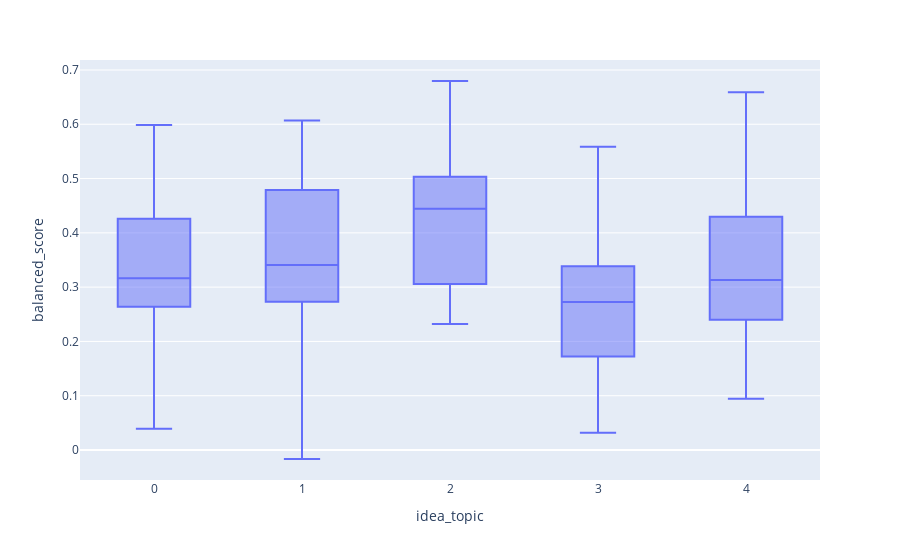

The cell this chart's notebook holds for it:
### Markdown cell above
We plot the balanced scores of all ideas for each topic. It can be clearly seen that no topic is significantly more popular or more loved than any other.

### Code cell
px.box(df, x="idea_topic", y="balanced_score")

### Figure 1 — Plotly figure (JSON) as saved in the notebook; plotly's stock layout.template omitted (floating-point values rounded to 4 significant figures)
{"data": [{"alignmentgroup": "True", "hovertemplate": "idea_topic=%{x}<br>balanced_score=%{y}<extra></extra>", "legendgroup": "", "marker": {"color": "#636efa"}, "name": "", "notched": false, "offsetgroup": "", "orientation": "v", "showlegend": false, "type": "box", "x": [2, 4, 3, 4, 3, 4, 2, 4, 3, 2, 1, 2, 4, 1, 1, 1, 0, 1, 3, 2, 1, 4, 2, 4, 4, 1, 2, 3, 4, 4, 2, 2, 0, 4, 1, 1, 4, 2, 4, 0, 4, 3, 3, 4, 1, 1, 4, 4, 3, 0, 0, 0, 4, 1, 2, 0, 3, 4, 4, 4, 0, 0, 0, 3, 1, 4, 4, 3, 0, 4, 3, 0, 0, 1, 3, 4, 1, 3, 4, 0, 1, 4, 3, 1, 4, 4, 0, 0, 4, 3, 4, 1, 4, 3, 1, 4, 4, 4, 4, 4, 2, 1, 4, 4, 4, 4, 4, 4], "x0": " ", "xaxis": "x", "y": [0.6797, 0.2814, 0.168, 0.5901, 0.4988, 0.4175, 0.3635, 0.3282, 0.4576, 0.593, 0.4127, 0.255, 0.2523, 0.2913, 0.4789, 0.2723, 0.5987, -0.01653, 0.5586, 0.3017, 0.3503, 0.6591, 0.2322, 0.5724, 0.3191, 0.4416, 0.4443, 0.166, 0.2388, 0.4336, 0.4618, 0.3188, 0.3197, 0.3266, 0.5412, null, 0.2815, null, 0.3777, 0.03908, 0.09433, 0.2199, 0.2889, 0.3363, 0.4837, null, 0.2438, 0.4686, 0.2724, 0.428, 0.2942, 0.2771, 0.4854, 0.2514, 0.5045, 0.3096, 0.2193, 0.2636, 0.2983, 0.5641, 0.2405, 0.3522, 0.5179, null, 0.2731, null, null, 0.2964, 0.1668, 0.09834, 0.1852, 0.5488, 0.2508, 0.5245, 0.122, 0.1958, 0.2913, 0.03195, 0.4064, 0.4068, 0.3164, 0.2743, null, 0.607, 0.1989, null, 0.424, 0.3133, 0.3249, 0.2908, 0.5117, 0.3311, 0.232, 0.3525, 0.4465, 0.4458, 0.144, null, 0.1774, 0.2104, 0.4989, 0.2481, 0.3133, 0.3874, 0.6469, 0.2802, 0.2821, 0.2235], "y0": " ", "yaxis": "y"}], "layout": {"boxmode": "group", "legend": {"tracegroupgap": 0}, "margin": {"t": 60}, "xaxis": {"anchor": "y", "domain": [0, 1], "title": {"text": "idea_topic"}}, "yaxis": {"anchor": "x", "domain": [0, 1], "title": {"text": "balanced_score"}}}}
